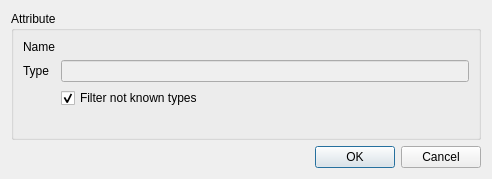
<?xml version="1.0" encoding="UTF-8"?>
<ui version="4.0">
 <class>NewAttributeDialog</class>
 <widget class="QDialog" name="NewAttributeDialog">
  <property name="geometry">
   <rect>
    <x>0</x>
    <y>0</y>
    <width>492</width>
    <height>179</height>
   </rect>
  </property>
  <property name="windowTitle">
   <string>Dialog</string>
  </property>
  <layout class="QVBoxLayout" name="verticalLayout">
   <item>
    <widget class="QGroupBox" name="node_group">
     <property name="title">
      <string>Attribute</string>
     </property>
     <layout class="QFormLayout" name="formLayout">
      <item row="0" column="0">
       <widget class="QLabel" name="label">
        <property name="text">
         <string>Name</string>
        </property>
       </widget>
      </item>
      <item row="1" column="0">
       <widget class="QLabel" name="label_3">
        <property name="text">
         <string>Type</string>
        </property>
       </widget>
      </item>
      <item row="2" column="1">
       <widget class="QCheckBox" name="filter_types_checkbox">
        <property name="text">
         <string>Filter not known types</string>
        </property>
        <property name="checked">
         <bool>true</bool>
        </property>
       </widget>
      </item>
      <item row="1" column="1">
       <widget class="QLineEdit" name="att_type">
        <property name="enabled">
         <bool>false</bool>
        </property>
        <property name="readOnly">
         <bool>true</bool>
        </property>
       </widget>
      </item>
     </layout>
    </widget>
   </item>
   <item>
    <widget class="QDialogButtonBox" name="buttonBox">
     <property name="orientation">
      <enum>Qt::Horizontal</enum>
     </property>
     <property name="standardButtons">
      <set>QDialogButtonBox::Cancel|QDialogButtonBox::Ok</set>
     </property>
    </widget>
   </item>
  </layout>
 </widget>
 <resources/>
 <connections>
  <connection>
   <sender>buttonBox</sender>
   <signal>accepted()</signal>
   <receiver>NewAttributeDialog</receiver>
   <slot>accept()</slot>
   <hints>
    <hint type="sourcelabel">
     <x>248</x>
     <y>254</y>
    </hint>
    <hint type="destinationlabel">
     <x>157</x>
     <y>274</y>
    </hint>
   </hints>
  </connection>
  <connection>
   <sender>buttonBox</sender>
   <signal>rejected()</signal>
   <receiver>NewAttributeDialog</receiver>
   <slot>reject()</slot>
   <hints>
    <hint type="sourcelabel">
     <x>316</x>
     <y>260</y>
    </hint>
    <hint type="destinationlabel">
     <x>286</x>
     <y>274</y>
    </hint>
   </hints>
  </connection>
 </connections>
</ui>
